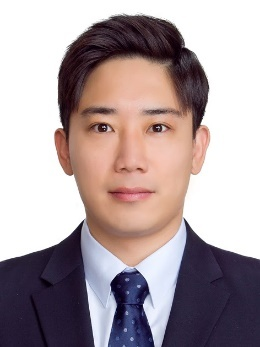
#> input picture god.jpg, 260 x 347 px, found by its file name
$ python 4-2.py
#> lines starting #> are read from the running program, lines starting #| are printed output that depends on the picture
import cv2 as cv


img = cv.imread('god.jpg')
#> img is the input picture: shape (347, 260, 3); mean B, G, R 161.9, 159.2, 173.6

gray = cv.cvtColor(img, cv.COLOR_BGR2GRAY)
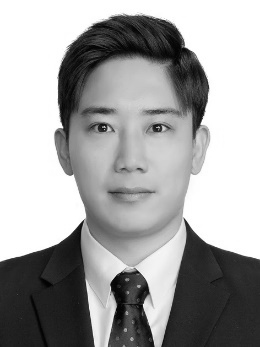
#> gray: shape (347, 260); min 3, max 255, mean 163.9

canny1 = cv.Canny(gray, 50, 150)
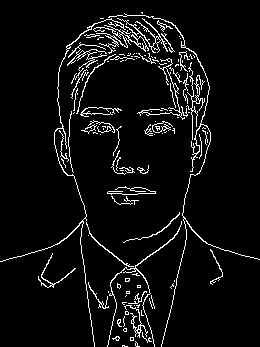
#> canny1: shape (347, 260); 5.7% white in thin lines or dots
canny2 = cv.Canny(gray, 100, 200)
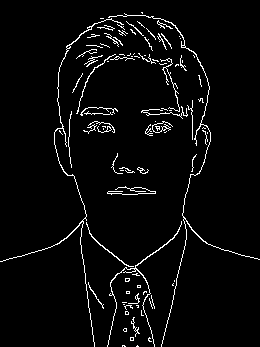
#> canny2: shape (347, 260); 3.8% white in thin lines or dots

cv.imshow('Original', gray)
cv.imshow('Canny1', canny1)
cv.imshow('Canny2', canny2)

cv.waitKey()
cv.destroyAllWindows()
